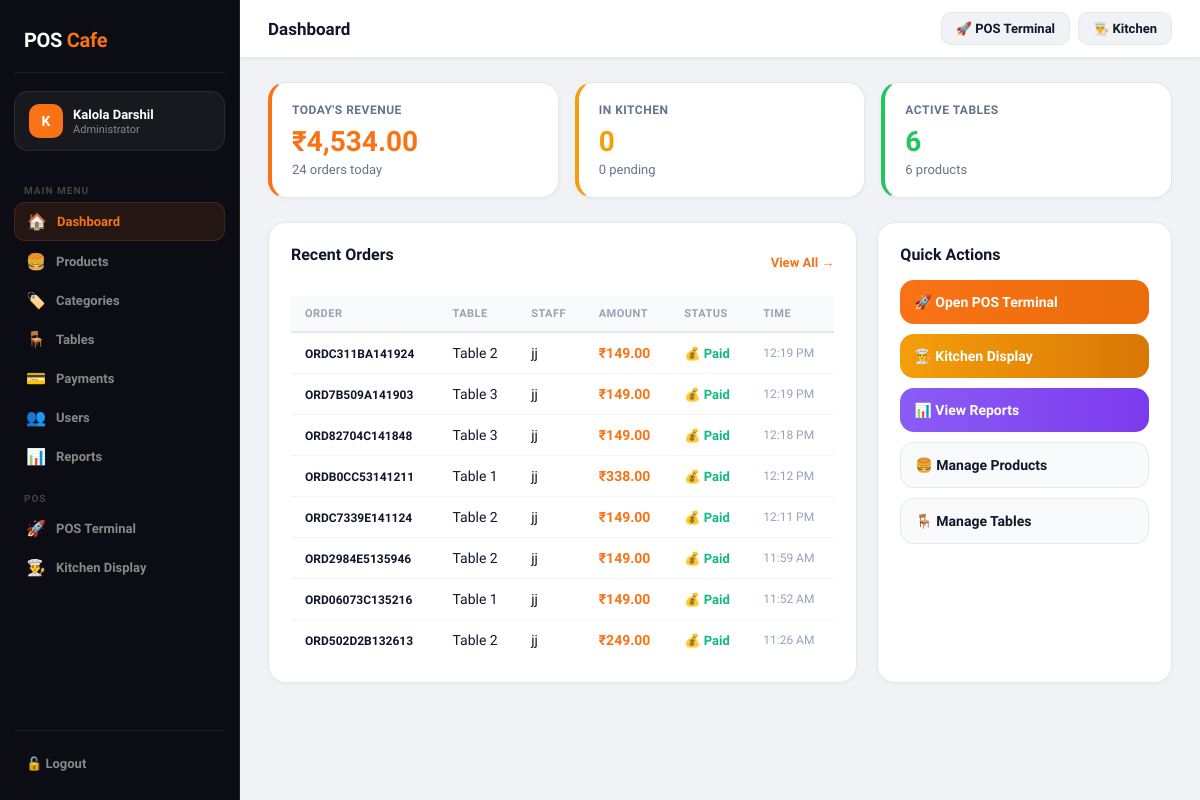
/admin/dashboard.php (signed in), run on the app's committed database.
### tables this page shows
CREATE TABLE `orders` (
  `id` int(11) NOT NULL,
  `order_number` varchar(50) NOT NULL,
  `table_id` int(11) NOT NULL,
  `user_id` int(11) NOT NULL,
  `total_amount` decimal(10,2) NOT NULL,
  `status` enum('pending','to_cook','preparing','completed','paid') DEFAULT 'pending',
  `created_at` timestamp NOT NULL DEFAULT current_timestamp()
);

CREATE TABLE `restaurant_tables` (
  `id` int(11) NOT NULL,
  `table_number` varchar(20) NOT NULL,
  `seats` int(11) NOT NULL,
  `status` enum('free','occupied') DEFAULT 'free',
  `active` enum('yes','no') DEFAULT 'yes',
  `created_at` timestamp NOT NULL DEFAULT current_timestamp(),
  `occupied_at` datetime DEFAULT NULL
);

CREATE TABLE `users` (
  `id` int(11) NOT NULL,
  `name` varchar(100) NOT NULL,
  `email` varchar(120) NOT NULL,
  `password` varchar(255) NOT NULL,
  `role` enum('admin','staff') DEFAULT 'admin',
  `created_at` timestamp NOT NULL DEFAULT current_timestamp(),
  `status` enum('active','inactive') DEFAULT 'active'
);

### admin/dashboard.php (the view)
<?php
include("../config/db.php");
include("layout/header.php");
$product_count = mysqli_fetch_assoc(mysqli_query($conn,"SELECT COUNT(*) as t FROM products"))['t'];
$table_count   = mysqli_fetch_assoc(mysqli_query($conn,"SELECT COUNT(*) as t FROM restaurant_tables WHERE active='yes'"))['t'];
$today_orders  = mysqli_fetch_assoc(mysqli_query($conn,"SELECT COUNT(*) as t FROM orders WHERE status='paid' AND DATE(created_at)=CURDATE()"))['t'];
$today_sales   = mysqli_fetch_assoc(mysqli_query($conn,"SELECT COALESCE(SUM(total_amount),0) as t FROM orders WHERE status='paid' AND DATE(created_at)=CURDATE()"))['t'];
$kitchen_active= mysqli_fetch_assoc(mysqli_query($conn,"SELECT COUNT(*) as t FROM orders WHERE status IN('to_cook','preparing')"))['t'];
$pending_orders= mysqli_fetch_assoc(mysqli_query($conn,"SELECT COUNT(*) as t FROM orders WHERE status='pending'"))['t'];
$recent = mysqli_query($conn,"SELECT o.*,rt.table_number,u.name as staff FROM orders o JOIN restaurant_tables rt ON o.table_id=rt.id LEFT JOIN users u ON o.user_id=u.id ORDER BY o.created_at DESC LIMIT 8");
?>
<div style="display:grid;grid-template-columns:repeat(3,1fr);gap:16px;margin-bottom:24px;">
  <div class="card" style="border-left:4px solid #F97316;">
    <h3 style="font-size:12px;text-transform:uppercase;letter-spacing:0.5px;color:#64748b;margin-bottom:8px;">Today's Revenue</h3>
    <p style="font-size:28px;font-weight:800;color:#F97316;">₹<?php echo number_format($today_sales,2); ?></p>
    <div style="font-size:13px;color:#64748b;margin-top:4px;"><?php echo $today_orders; ?> orders today</div>
  </div>
  <div class="card" style="border-left:4px solid #F59E0B;">
    <h3 style="font-size:12px;text-transform:uppercase;letter-spacing:0.5px;color:#64748b;margin-bottom:8px;">In Kitchen</h3>
    <p style="font-size:28px;font-weight:800;color:#F59E0B;"><?php echo $kitchen_active; ?></p>
    <div style="font-size:13px;color:#64748b;margin-top:4px;"><?php echo $pending_orders; ?> pending</div>
  </div>
  <div class="card" style="border-left:4px solid #22C55E;">
    <h3 style="font-size:12px;text-transform:uppercase;letter-spacing:0.5px;color:#64748b;margin-bottom:8px;">Active Tables</h3>
    <p style="font-size:28px;font-weight:800;color:#22C55E;"><?php echo $table_count; ?></p>
    <div style="font-size:13px;color:#64748b;margin-top:4px;"><?php echo $product_count; ?> products</div>
  </div>
</div>
<div style="display:grid;grid-template-columns:2fr 1fr;gap:20px;margin-bottom:24px;">
  <div class="panel" style="margin:0;">
    <div style="display:flex;align-items:center;justify-content:space-between;margin-bottom:16px;">
      <h3>Recent Orders</h3>
      <a href="reports.php" style="font-size:13px;color:#F97316;text-decoration:none;font-weight:700;">View All →</a>
    </div>
    <div class="table-wrap">
      <table>
        <tr><th>Order</th><th>Table</th><th>Staff</th><th>Amount</th><th>Status</th><th>Time</th></tr>
        <?php $has=false; while($row=mysqli_fetch_assoc($recent)): $has=true;
          $smap=['pending'=>['⏳','#F59E0B'],'to_cook'=>['🔥','#F97316'],'preparing'=>['👨‍🍳','#3B82F6'],'completed'=>['✅','#22C55E'],'paid'=>['💰','#10B981']];
          [$sicon,$scolor]=$smap[$row['status']]??['?','#94a3b8'];
        ?>
        <tr>
          <td><strong style="font-size:12px;"><?php echo htmlspecialchars($row['order_number']); ?></strong></td>
          <td><?php echo htmlspecialchars($row['table_number']); ?></td>
          <td><?php echo htmlspecialchars($row['staff']??'—'); ?></td>
          <td><strong style="color:#F97316;">₹<?php echo number_format($row['total_amount'],2); ?></strong></td>
          <td><span style="color:<?php echo $scolor; ?>;font-size:13px;font-weight:700;"><?php echo $sicon.' '.ucfirst($row['status']); ?></span></td>
          <td style="font-size:12px;color:#94a3b8;"><?php echo date('h:i A',strtotime($row['created_at'])); ?></td>
        </tr>
        <?php endwhile; if(!$has): ?><tr><td colspan="6" style="text-align:center;color:#94a3b8;padding:24px;">No orders yet.</td></tr><?php endif; ?>
      </table>
    </div>
  </div>
  <div class="panel" style="margin:0;">
    <h3 style="margin-bottom:16px;">Quick Actions</h3>
    <div style="display:flex;flex-direction:column;gap:10px;">
      <a href="../pos/index.php" style="display:flex;align-items:center;gap:10px;padding:14px;background:linear-gradient(90deg,#F97316,#EA6C0A);color:white;border-radius:14px;text-decoration:none;font-weight:700;font-size:14px;">
        🚀 Open POS Terminal
      </a>
      <a href="../kitchen/kitchen.php" style="display:flex;align-items:center;gap:10px;padding:14px;background:linear-gradient(90deg,#F59E0B,#D97706);color:white;border-radius:14px;text-decoration:none;font-weight:700;font-size:14px;">
        👨‍🍳 Kitchen Display <?php if($kitchen_active>0): ?><span style="background:rgba(0,0,0,0.2);padding:2px 8px;border-radius:999px;font-size:11px;"><?php echo $kitchen_active; ?></span><?php endif; ?>
      </a>
      <a href="reports.php" style="display:flex;align-items:center;gap:10px;padding:14px;background:linear-gradient(90deg,#8B5CF6,#7C3AED);color:white;border-radius:14px;text-decoration:none;font-weight:700;font-size:14px;">
        📊 View Reports
      </a>
      <a href="products.php" style="display:flex;align-items:center;gap:10px;padding:14px;background:#F8FAFC;border:1px solid #E2E8F0;color:#0F172A;border-radius:14px;text-decoration:none;font-weight:700;font-size:14px;">
        🍔 Manage Products
      </a>
      <a href="tables.php" style="display:flex;align-items:center;gap:10px;padding:14px;background:#F8FAFC;border:1px solid #E2E8F0;color:#0F172A;border-radius:14px;text-decoration:none;font-weight:700;font-size:14px;">
        🪑 Manage Tables
      </a>
    </div>
  </div>
</div>
<?php include("layout/footer.php"); ?>

### admin/layout/header.php (shortened to what this page needs)
<?php
$current_page = basename($_SERVER['PHP_SELF']);
$user_name    = htmlspecialchars($_SESSION['user_name']);
$nav_items = [
  ['file'=>'dashboard.php', 'icon'=>'🏠', 'label'=>'Dashboard'],
  ['file'=>'products.php',  'icon'=>'🍔', 'label'=>'Products'],
  ['file'=>'categories.php','icon'=>'🏷️', 'label'=>'Categories'],
  ['file'=>'tables.php',    'icon'=>'🪑', 'label'=>'Tables'],
  ['file'=>'payments.php',  'icon'=>'💳', 'label'=>'Payments'],
  ['file'=>'users.php',     'icon'=>'👥', 'label'=>'Users'],
  ['file'=>'reports.php',   'icon'=>'📊', 'label'=>'Reports'],
];
?>
<!DOCTYPE html>
<html lang="en">
<head>
</head>
<body>
<div class="wrapper">
<div class="sidebar">
  <div class="sidebar-logo">POS <span>Cafe</span></div>
  <div class="profile-box">
    <div class="profile-avatar"><?php echo strtoupper(substr($user_name,0,1)); ?></div>
    <div><div class="profile-name"><?php echo $user_name; ?></div><div class="profile-role">Administrator</div></div>
  </div>
  <div class="nav-section">Main Menu</div>
  <?php foreach ($nav_items as $n): ?>
  <a class="nav-item <?php echo $current_page===$n['file']?'active':''; ?>" href="<?php echo $n['file']; ?>">
    <span class="nav-icon"><?php echo $n['icon']; ?></span><?php echo $n['label']; ?>
  </a>
  <?php endforeach; ?>
  <div class="nav-section" style="margin-top:16px;">POS</div>
  <a class="nav-item" href="../pos/index.php"><span class="nav-icon">🚀</span>POS Terminal</a>
  <a class="nav-item" href="../kitchen/kitchen.php"><span class="nav-icon">👨‍🍳</span>Kitchen Display</a>
  <div class="sidebar-footer">
    <a href="../auth/logout.php">🔓 Logout</a>
  </div>
</div>
<div class="main-area">
<div class="top-header">
  <div class="page-title">
    <?php
    $titles=['dashboard.php'=>'Dashboard','products.php'=>'Products','categories.php'=>'Categories','tables.php'=>'Tables','payments.php'=>'Payment Methods','users.php'=>'Staff & Users','reports.php'=>'Reports'];
    echo $titles[$current_page] ?? 'Admin';
    ?>
  </div>
  <div class="header-actions">
    <a class="header-btn" href="../pos/index.php">🚀 POS Terminal</a>
    <a class="header-btn" href="../kitchen/kitchen.php">👨‍🍳 Kitchen</a>
  </div>
</div>
<div class="content">

### admin/layout/footer.php
</div>
</div>
</div>
</body>
</html>

### admin/layout/header.php (style rules this page uses)
*,*::before,*::after { margin:0;padding:0;box-sizing:border-box; }
:root { --primary:#F97316;--primary-dark:#EA6C0A;--primary-dim:rgba(249,115,22,0.1); --sidebar:#0C0C14;--sidebar-border:rgba(255,255,255,0.07); --bg:#F0F2F5;--surface:#FFF;--border:#E4E7EC; --text:#101828;--text2:#667085;--text3:#98A2B3; --success:#12B76A;--danger:#EF4444;--warning:#F59E0B; }
body { font-family:'Plus Jakarta Sans',sans-serif;background:var(--bg);color:var(--text); }
.wrapper { display:flex;min-height:100vh; }
.sidebar { width:240px;background:var(--sidebar);color:white;padding:20px 14px;position:fixed;top:0;left:0;bottom:0;display:flex;flex-direction:column;border-right:1px solid var(--sidebar-border);z-index:100; }
.sidebar-logo { font-size:20px;font-weight:800;padding:8px 10px 20px;border-bottom:1px solid var(--sidebar-border);margin-bottom:18px;letter-spacing:-0.3px; }
.sidebar-logo span { color:var(--primary); }
.profile-box { background:rgba(255,255,255,0.05);border:1px solid rgba(255,255,255,0.08);padding:12px 14px;border-radius:14px;margin-bottom:20px;display:flex;align-items:center;gap:10px; }
.profile-avatar { width:34px;height:34px;background:var(--primary);border-radius:10px;display:flex;align-items:center;justify-content:center;font-size:14px;font-weight:800;flex-shrink:0; }
.profile-name { font-size:13px;font-weight:700; }
.profile-role { font-size:11px;color:#888;margin-top:1px; }
.nav-section { font-size:10px;font-weight:800;text-transform:uppercase;letter-spacing:1px;color:#444;padding:0 10px;margin:14px 0 6px; }
.nav-item { display:flex;align-items:center;gap:10px;padding:9px 12px;border-radius:11px;font-size:13px;font-weight:600;color:#888;text-decoration:none;transition:0.15s;margin-bottom:2px; }
.nav-item.active { background:var(--primary-dim);color:var(--primary);border:1px solid rgba(249,115,22,0.15); }
.nav-icon { font-size:16px;width:20px;text-align:center;flex-shrink:0; }
.sidebar-footer { margin-top:auto;padding-top:16px;border-top:1px solid var(--sidebar-border); }
.sidebar-footer a { display:flex;align-items:center;gap:10px;padding:9px 12px;border-radius:11px;font-size:13px;font-weight:600;color:#888;text-decoration:none;transition:0.15s; }
.main-area { margin-left:240px;flex:1;display:flex;flex-direction:column;min-height:100vh; }
.top-header { background:var(--surface);border-bottom:1px solid var(--border);padding:0 28px;height:58px;display:flex;align-items:center;justify-content:space-between;position:sticky;top:0;z-index:50;box-shadow:0 1px 3px rgba(0,0,0,0.06); }
.page-title { font-size:17px;font-weight:800; }
.header-actions { display:flex;gap:8px; }
.header-btn { text-decoration:none;padding:8px 14px;border-radius:10px;font-size:13px;font-weight:700;border:1px solid var(--border);background:var(--bg);color:var(--text);transition:0.15s;display:flex;align-items:center;gap:6px; }
.content { padding:24px 28px;flex:1; }
.card { background:var(--surface);border:1px solid var(--border);border-radius:18px;padding:20px;box-shadow:0 1px 4px rgba(0,0,0,0.04); }
.card h3 { font-size:13px;color:var(--text2);font-weight:600;margin-bottom:6px; }
.card p { font-size:26px;font-weight:800;color:var(--text); }
.panel { background:var(--surface);border:1px solid var(--border);border-radius:18px;padding:22px;margin-bottom:20px;box-shadow:0 1px 4px rgba(0,0,0,0.04); }
.panel h3 { font-size:16px;font-weight:800;margin-bottom:16px; }
.table-wrap { overflow-x:auto; }
.table-wrap table { width:100%;border-collapse:collapse; }
.table-wrap th { font-size:11px;font-weight:800;text-transform:uppercase;letter-spacing:0.5px;color:var(--text3);padding:11px 14px;text-align:left;border-bottom:2px solid var(--border);background:#F8FAFC;white-space:nowrap; }
.table-wrap td { padding:12px 14px;border-bottom:1px solid #F2F4F7;font-size:14px;vertical-align:middle; }
.table-wrap tr:last-child td { border-bottom:none; }

### data on the page
orders: order_number "ORDC311BA141924", restaurant_tables.table_number "Table 2", user.name "jj", total_amount "149.00", sicon "💰", status "Paid", created_at "12:19 PM"
orders: order_number "ORD7B509A141903", restaurant_tables.table_number "Table 3", user.name "jj", total_amount "149.00", sicon "💰", status "Paid", created_at "12:19 PM"
orders: order_number "ORD82704C141848", restaurant_tables.table_number "Table 3", user.name "jj", total_amount "149.00", sicon "💰", status "Paid", created_at "12:18 PM"
orders: order_number "ORDB0CC53141211", restaurant_tables.table_number "Table 1", user.name "jj", total_amount "338.00", sicon "💰", status "Paid", created_at "12:12 PM"
orders: order_number "ORDC7339E141124", restaurant_tables.table_number "Table 2", user.name "jj", total_amount "149.00", sicon "💰", status "Paid", created_at "12:11 PM"
orders: order_number "ORD2984E5135946", restaurant_tables.table_number "Table 2", user.name "jj", total_amount "149.00", sicon "💰", status "Paid", created_at "11:59 AM"
orders: order_number "ORD06073C135216", restaurant_tables.table_number "Table 1", user.name "jj", total_amount "149.00", sicon "💰", status "Paid", created_at "11:52 AM"
orders: order_number "ORD502D2B132613", restaurant_tables.table_number "Table 2", user.name "jj", total_amount "249.00", sicon "💰", status "Paid", created_at "11:26 AM"

### other printed values
substr($user_name,0,1) "K"
$user_name "Kalola Darshil"
$n['icon'] "🏠"
$n['label'] "Dashboard"
$n['icon'] "🍔"
$n['label'] "Products"
$n['icon'] "🏷️"
$n['label'] "Categories"
$n['icon'] "🪑"
$n['label'] "Tables"
$n['icon'] "💳"
$n['label'] "Payments"
$n['icon'] "👥"
$n['label'] "Users"
$n['icon'] "📊"
